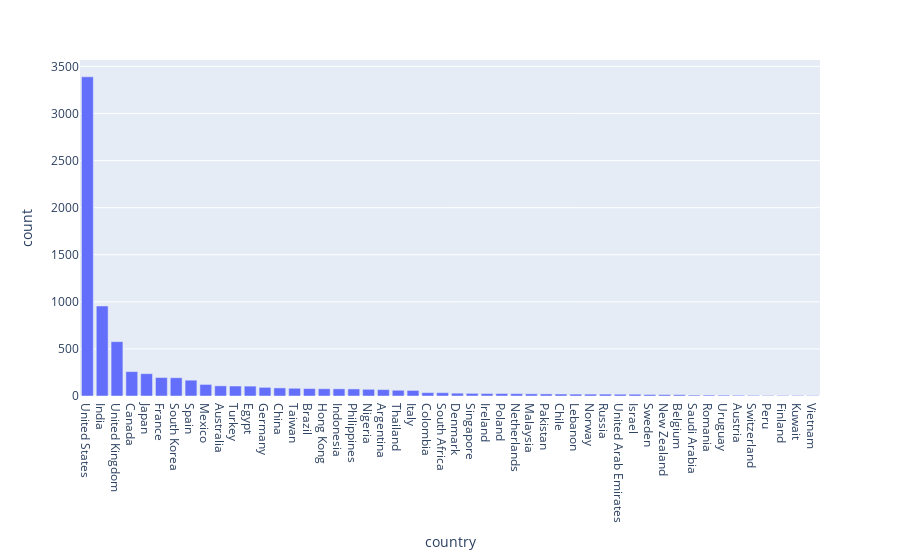

Notebook cell for this chart:
### Code cell
fig = px.bar(country_data2.iloc[:50,:], x = 'country', y = 'count')
fig.show()

### Figure 1 — Plotly figure (JSON) as saved in the notebook; plotly's stock layout.template omitted (floating-point values rounded to 4 significant figures)
{"data": [{"alignmentgroup": "True", "hovertemplate": "country=%{x}<br>count=%{y}<extra></extra>", "legendgroup": "", "marker": {"color": "#636efa"}, "name": "", "offsetgroup": "", "orientation": "v", "showlegend": false, "textposition": "auto", "type": "bar", "x": ["United States", "India", "United Kingdom", "Canada", "Japan", "France", "South Korea", "Spain", "Mexico", "Australia", "Turkey", "Egypt", "Germany", "China", "Taiwan", "Brazil", "Hong Kong", "Indonesia", "Philippines", "Nigeria", "Argentina", "Thailand", "Italy", "Colombia", "South Africa", "Denmark", "Singapore", "Ireland", "Poland", "Netherlands", "Malaysia", "Pakistan", "Chile", "Lebanon", "Norway", "Russia", "United Arab Emirates", "Israel", "Sweden", "New Zealand", "Belgium", "Saudi Arabia", "Romania", "Uruguay", "Austria", "Switzerland", "Peru", "Finland", "Kuwait", "Vietnam"], "xaxis": "x", "y": [3390, 956, 577, 259, 237, 196, 194, 168, 123, 108, 106, 105, 92, 86, 82, 79, 77, 76, 75, 71, 68, 61, 59, 36, 35, 30, 28, 26, 26, 25, 23, 22, 21, 20, 20, 20, 19, 19, 16, 15, 14, 10, 10, 9, 8, 7, 6, 6, 6, 5], "yaxis": "y"}], "layout": {"barmode": "relative", "legend": {"tracegroupgap": 0}, "margin": {"t": 60}, "xaxis": {"anchor": "y", "domain": [0, 1], "title": {"text": "country"}}, "yaxis": {"anchor": "x", "domain": [0, 1], "title": {"text": "count"}}}}
